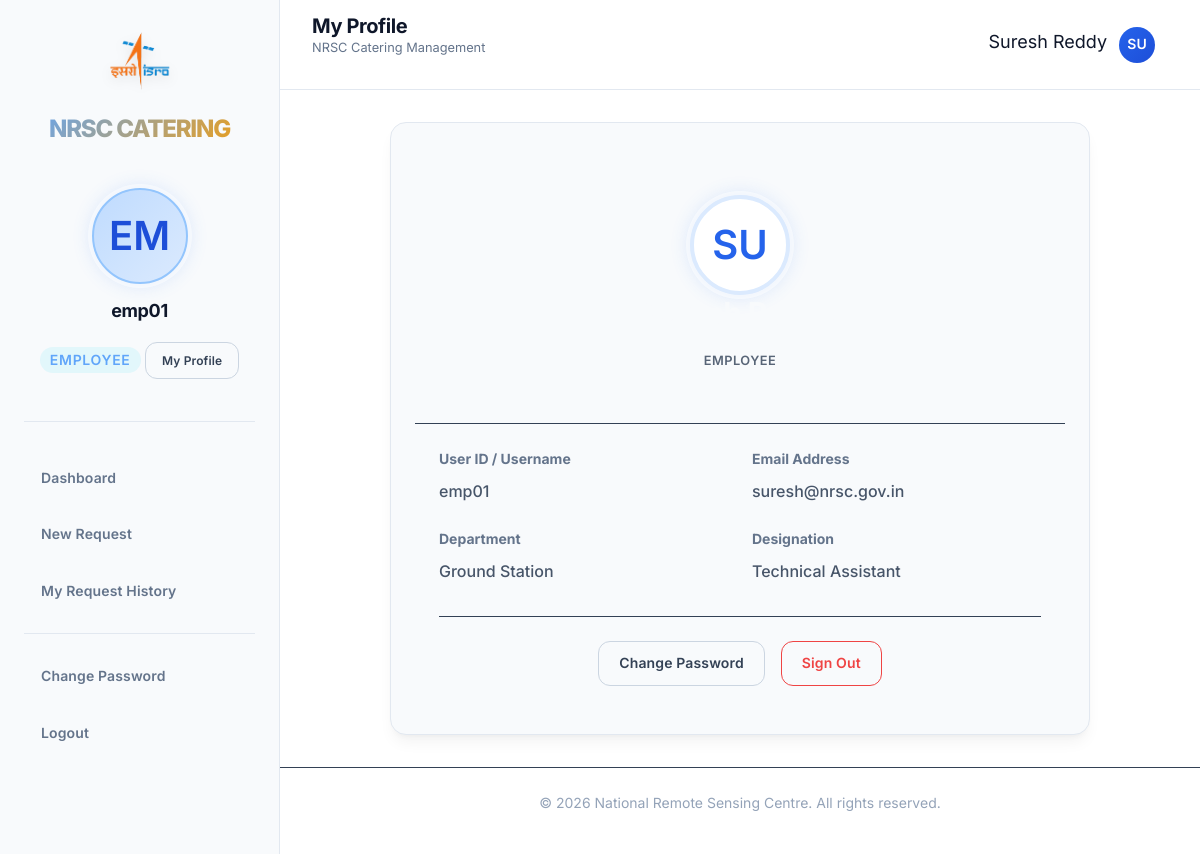
The page /employee/profile.php (signed in) on the database its author committed.
### tables this page shows
CREATE TABLE `users` (
    `id` INT AUTO_INCREMENT PRIMARY KEY,
    `userid` VARCHAR(50) NOT NULL UNIQUE COMMENT 'Login ID',
    `password` VARCHAR(255) NOT NULL,
    `name` VARCHAR(100) NOT NULL,
    `email` VARCHAR(100) NOT NULL UNIQUE,
    `phone` VARCHAR(20) DEFAULT NULL,
    `designation` VARCHAR(100) DEFAULT NULL COMMENT 'Job Title',
    `department` VARCHAR(100) DEFAULT NULL,
    `role` ENUM('employee', 'officer', 'canteen', 'admin') NOT NULL DEFAULT 'employee',
    `status` ENUM('active', 'inactive') NOT NULL DEFAULT 'active',
    `created_at` TIMESTAMP DEFAULT CURRENT_TIMESTAMP,
    `updated_at` TIMESTAMP DEFAULT CURRENT_TIMESTAMP ON UPDATE CURRENT_TIMESTAMP,
    INDEX `idx_role` (`role`),
    INDEX `idx_status` (`status`)
);

### employee/profile.php (called while the page is built, shortened)
<?php
$pageTitle = 'My Profile';
require_once __DIR__ . '/../config/db.php';
include __DIR__ . '/../includes/header.php';
include __DIR__ . '/../sections/employee/profile.php';
include __DIR__ . '/../includes/footer.php';
?>

### config/db.php (called while the page is built, shortened)
<?php
$conn = null;
function getConnection() {
    global $conn;
    if ($conn === null) {
        try {
            $conn = new mysqli(DB_HOST, DB_USER, DB_PASS, DB_NAME);
            $conn->set_charset("utf8mb4");
        } catch (Exception $e) {
            die("<div style='padding:20px;background:#f8d7da;color:#721c24;border-radius:5px;margin:20px;'>
                    <h3>Database Connection Error</h3>
                    <p>{$e->getMessage()}</p>
                    <p>Please ensure:</p>
                    <ul>
                        <li>MySQL/MariaDB is running in XAMPP</li>
                        <li>Database 'nrsc_catering' exists</li>
                        <li>Import the SQL file from /database/nrsc_catering.sql</li>
                    </ul>
                </div>");
        }
    }
    return $conn;
}
function executeQuery($sql, $params = [], $types = '') {
    $conn = getConnection();
    $stmt = $conn->prepare($sql);
    if (!empty($params)) {
        $stmt->bind_param($types, ...$params);
    }
    $stmt->execute();
    return $stmt;
}
function fetchOne($sql, $params = [], $types = '') {
    $stmt = executeQuery($sql, $params, $types);
    $result = $stmt->get_result();
    $row = $result->fetch_assoc();
    return $row;
}
?>

### sections/employee/profile.php (the view, shortened to what this page needs)
<?php
$userId = $_SESSION['user_id'];
$userData = fetchOne("SELECT * FROM users WHERE id = ?", [$userId], "i");
$userName     = $userData['name']        ?? $userData['userid'] ?? 'User';
$userRole     = $userData['role']        ?? 'User';
$userEmail    = $userData['email']       ?? 'N/A';
$userDept     = $userData['department']  ?? 'General';
$userDesig    = $userData['designation'] ?? 'Employee';
$userUsername = $userData['userid']      ?? 'N/A';
$userInitials = strtoupper(substr($userName, 0, 2));
?>
<div style="max-width: 700px; margin: 0 auto;">
    <div class="card profile-card">
        <div class="card-body p-0">
            <div style="background: linear-gradient(135deg, var(--primary-50) 0%, var(--white) 100%);
                        padding: 3rem 2rem;
                        text-align: center;
                        border-bottom: 1px solid var(--gray-200);">
                <div class="avatar-xl mb-4"
                     style="margin: 0 auto;
                            width: 100px;
                            height: 100px;
                            font-size: 2.5rem;
                            background: white;
                            color: var(--primary-600);
                            border: 4px solid var(--primary-100);
                            display:flex;
                            align-items:center;
                            justify-content:center;
                            border-radius:50%;">
                    <?php echo htmlspecialchars($userInitials); ?>
                </div>
                <h2 class="text-2xl font-bold mb-1" style="color: var(--gray-800);">
                </h2>
                <div class="badge badge-primary"
                     style="font-size: 0.8rem;
                            padding: 4px 12px;
                            opacity: 0.9;">
                    <?php echo ucfirst(htmlspecialchars($userRole)); ?>
                </div>
            </div>
            <div class="p-6">
                <div style="display: grid;
                            grid-template-columns: repeat(auto-fit, minmax(200px, 1fr));
                            gap: 1.5rem;
                            margin-bottom: 2rem;">
                    <div>
                        <label class="d-block text-xs uppercase font-bold text-muted mb-1">
                            User ID / Username
                        </label>
                        <div class="text-base font-medium">
                            <?php echo htmlspecialchars($userUsername); ?>
                        </div>
                    </div>
                    <div>
                        <label class="d-block text-xs uppercase font-bold text-muted mb-1">
                            Email Address
                        </label>
                        <div class="text-base font-medium">
                            <?php echo htmlspecialchars($userEmail); ?>
                        </div>
                    </div>
                    <div>
                        <label class="d-block text-xs uppercase font-bold text-muted mb-1">
                            Department
                        </label>
                        <div class="text-base font-medium">
                            <?php echo htmlspecialchars($userDept); ?>
                        </div>
                    </div>
                    <div>
                        <label class="d-block text-xs uppercase font-bold text-muted mb-1">
                            Designation
                        </label>
                        <div class="text-base font-medium">
                            <?php echo htmlspecialchars($userDesig); ?>
                        </div>
                    </div>
                </div>
                <div style="border-top: 1px solid var(--gray-200);
                            padding-top: 1.5rem;
                            display: flex;
                            gap: 1rem;
                            justify-content: center;">
                    <a href="/catering_system/auth/change_pass.php"
                       class="btn btn-secondary">
                        Change Password
                    </a>
                    <a href="/catering_system/auth/logout.php"
                       class="btn"
                       style="border: 1px solid #ef4444;
                              color: #ef4444;
                              background: transparent;">
                        Sign Out
                    </a>
                </div>
            </div>
        </div>
    </div>
</div>

### includes/header.php (shortened to what this page needs)
<?php
require_once __DIR__ . '/../config/db.php';
$currentUser = null;
if (isset($_SESSION['user_id'])) {
    $currentUser = fetchOne(
        "SELECT * FROM users WHERE id = ?",
        [$_SESSION['user_id']],
        "i"
    );
}
$pageTitle = $pageTitle ?? 'Dashboard';
$userName = $currentUser['name'] ?? 'User';
$userInitials = strtoupper(substr($userName, 0, 2));
?>
<!DOCTYPE html>
<html lang="en">
<head>
    <link rel="stylesheet" href="/catering_system/assets/css/main.css">
    <link rel="stylesheet" href="/catering_system/assets/css/dashboard.css">
    <link rel="stylesheet" href="/catering_system/assets/css/convo.css">
</head>
<body>
<div class="convo-layout">
    <?php include __DIR__ . '/sidebar.php'; ?>
    <main class="convo-main">
        <header class="convo-header">
            <div class="header-left">
                <div>
                    <h1 class="page-title">
                        <?php echo htmlspecialchars($pageTitle); ?>
                    </h1>
                    <p class="text-muted" style="font-size: 0.8rem;">
                        NRSC Catering Management
                    </p>
                </div>
            </div>
            <div class="header-right">
                <div class="user-dropdown">
                    <span class="user-name">
                        <?php echo htmlspecialchars($userName); ?>
                    </span>
                    <div class="user-dropdown-avatar">
                        <?php echo $userInitials; ?>
                    </div>
                </div>
            </div>
        </header>
        <div class="convo-content">

### includes/sidebar.php (shortened to what this page needs)
<?php
$role = $_SESSION['role'] ?? 'employee';
$currentPage = basename($_SERVER['PHP_SELF']);
?>
<aside class="convo-sidebar">
    <div class="brand" style="text-align: center;">
        <img src="/catering_system/assets/images/isroLogo.png" alt="NRSC" style="width: 60px; height: auto; margin-bottom: 12px; filter: drop-shadow(0 4px 6px rgba(0,0,0,0.1));">
        <div class="logo-box">NRSC CATERING</div>
    </div>
    <div class="user-profile-large">
        <div class="avatar-xl">
             <?php echo strtoupper(substr($_SESSION['userid'] ?? 'U', 0, 2)); ?>
        </div>
        <h3 class="user-name"><?php echo htmlspecialchars($_SESSION['userid'] ?? 'User'); ?></h3>
        <p class="user-role"><?php echo ROLE_LABELS[$role] ?? 'User'; ?></p>
        <a href="/catering_system/<?php echo $role; ?>/profile.php" class="btn btn-sm btn-secondary mt-4 w-full" style="justify-content: center;">
            My Profile
        </a>
    </div>
    <div class="sidebar-actions">
        <?php if ($role === 'employee'): ?>
            <a href="/catering_system/employee/dashboard.php" class="btn btn-ghost <?php echo $currentPage === 'dashboard.php' ? 'active' : ''; ?>">
                Dashboard
            </a>
            <a href="/catering_system/employee/new_request.php" class="btn btn-ghost <?php echo $currentPage === 'new_request.php' ? 'active' : ''; ?>">
                New Request
            </a>
            <a href="/catering_system/employee/my_reqs.php" class="btn btn-ghost <?php echo $currentPage === 'my_reqs.php' ? 'active' : ''; ?>">
                My Request History
            </a>
        <?php endif; ?>
        <div style="margin: 10px 0; border-top: 1px solid var(--gray-700);"></div>
        <a href="/catering_system/auth/change_pass.php" class="btn btn-ghost">
            Change Password
        </a>
        <a href="/catering_system/auth/logout.php" class="btn btn-ghost text-danger">
            Logout
        </a>
    </div>
</aside>

### includes/footer.php (shortened to what this page needs)
            </div>
            <footer class="dashboard-footer">
                <p>&copy; <?php echo date('Y'); ?> National Remote Sensing Centre. All rights reserved.</p>
            </footer>
        </main>
    </div>
</body>
</html>

### assets/css/main.css (style rules this page uses)
:root { --primary-900: #1e3a8a; --primary-800: #1e40af; --primary-700: #1d4ed8; --primary-600: #2563eb; --primary-500: #3b82f6; --primary-400: #60a5fa; --primary-300: #93c5fd; --primary-200: #bfdbfe; --primary-100: #dbeafe; --primary-50: #eff6ff; --accent-500: #d97706; --accent-400: #f59e0b; --accent-300: #fbbf24; --accent-200: #fde68a; --accent-100: #fef3c7; --accent-glow: #f59e0b; --gray-900: #ffffff; --gray-800: #f8fafc; --gray-700: #e2e8f0; --gray-600: #cbd5e1; --gray-500: #94a3b8; --gray-400: #64748b; --gray-300: #475569; --gray-200: #334155; --gray-100: #1e293b; --gray-50: #0f172a; --success-500: #10b981; --success-100: #d1fae5; --warning-500: #f59e0b; --warning-100: #fef3c7; --error-500: #ef4444; --error-100: #fee2e2; --info-500: #3b82f6; --info-100: #dbeafe; --font-family: 'Inter', system-ui, -apple-system, sans-serif; --font-mono: 'JetBrains Mono', 'Consolas', monospace; --text-xs: 0.75rem; --text-sm: 0.875rem; --text-base: 1rem; --text-lg: 1.125rem; --text-xl: 1.25rem; --text-2xl: 1.5rem; --text-3xl: 1.875rem; --text-4xl: 2.25rem; --spacing-1: 0.25rem; --spacing-2: 0.5rem; --spacing-3: 0.75rem; --spacing-4: 1rem; --spacing-5: 1.25rem; --spacing-6: 1.5rem; --spacing-8: 2rem; --spacing-10: 2.5rem; --spacing-12: 3rem; --radius-sm: 0.375rem; --radius-md: 0.5rem; --radius-lg: 0.75rem; --radius-xl: 1rem; --radius-2xl: 1.5rem; --radius-full: 9999px; --shadow-sm: 0 1px 2px 0 rgba(0, 0, 0, 0.05); --shadow-md: 0 4px 6px -1px rgba(0, 0, 0, 0.05), 0 2px 4px -2px rgba(0, 0, 0, 0.05); --shadow-lg: 0 10px 15px -3px rgba(0, 0, 0, 0.05), 0 4px 6px -4px rgba(0, 0, 0, 0.05); --shadow-xl: 0 20px 25px -5px rgba(0, 0, 0, 0.05), 0 8px 10px -6px rgba(0, 0, 0, 0.05); --shadow-glow: 0 0 15px rgba(59, 130, 246, 0.2); --transition-fast: 150ms cubic-bezier(0.4, 0, 0.2, 1); --transition-base: 250ms cubic-bezier(0.4, 0, 0.2, 1); --transition-slow: 350ms cubic-bezier(0.4, 0, 0.2, 1); --sidebar-width: 280px; --header-height: 70px; --container-max: 1280px; --header-bg: rgba(255, 255, 255, 0.9); --header-blur: blur(12px); }
*, *::before, *::after { box-sizing: border-box; margin: 0; padding: 0; }
html { font-size: 16px; scroll-behavior: smooth; }
body { font-family: var(--font-family); font-size: var(--text-base); line-height: 1.6; color: var(--gray-100); background: var(--gray-900); min-height: 100vh; -webkit-font-smoothing: antialiased; -moz-osx-font-smoothing: grayscale; }
h1, h2, h3, h4, h5, h6 { font-weight: 700; line-height: 1.2; color: var(--gray-50); margin-bottom: var(--spacing-4); letter-spacing: -0.02em; }
h1 { font-size: var(--text-4xl); }
h2 { font-size: var(--text-3xl); }
h3 { font-size: var(--text-2xl); }
p { margin-bottom: var(--spacing-4); }
a { color: var(--accent-400); text-decoration: none; transition: color var(--transition-fast); }
label { display: block; font-weight: 500; font-size: var(--text-sm); color: var(--gray-300); margin-bottom: var(--spacing-2); }
.btn { display: inline-flex; align-items: center; justify-content: center; gap: var(--spacing-2); padding: 0.625rem 1.25rem; font-family: var(--font-family); font-size: var(--text-sm); font-weight: 600; text-transform: none; letter-spacing: 0.01em; border: none; border-radius: var(--radius-lg); cursor: pointer; transition: all var(--transition-fast); text-decoration: none; position: relative; overflow: hidden; }
.btn-secondary { background: transparent; color: var(--gray-200); border: 1px solid var(--gray-600); }
.btn-sm { padding: var(--spacing-2) var(--spacing-4); font-size: var(--text-xs); }
.card { background: var(--gray-800); border-radius: var(--radius-xl); box-shadow: var(--shadow-lg); overflow: hidden; transition: all var(--transition-base); border: 1px solid var(--gray-700); }
.card-body { padding: var(--spacing-6); color: var(--gray-300); }
.badge { display: inline-flex; align-items: center; gap: var(--spacing-1); padding: var(--spacing-1) var(--spacing-3); font-size: var(--text-xs); font-weight: 600; text-transform: uppercase; letter-spacing: 0.5px; border-radius: var(--radius-full); }
.text-danger { color: var(--error-500); }
.text-muted { color: var(--gray-400); }
.font-bold { font-weight: 700; }
.font-medium { font-weight: 500; }
.mb-4 { margin-bottom: var(--spacing-4); }
.mt-4 { margin-top: var(--spacing-4); }
.p-6 { padding: var(--spacing-6); }
.d-block { display: block; }

### rows shown on the page
users: name "Suresh Reddy", name "SU", role "EMPLOYEE", userid "emp01", email "suresh@nrsc.gov.in", department "Ground Station", designation "Technical Assistant"

### other values the page prints
substr($_SESSION['userid'] ?? 'U', 0, 2) "EM"
$_SESSION['userid'] "emp01"
ROLE_LABELS[$role] "EMPLOYEE"
$pageTitle "My Profile"
